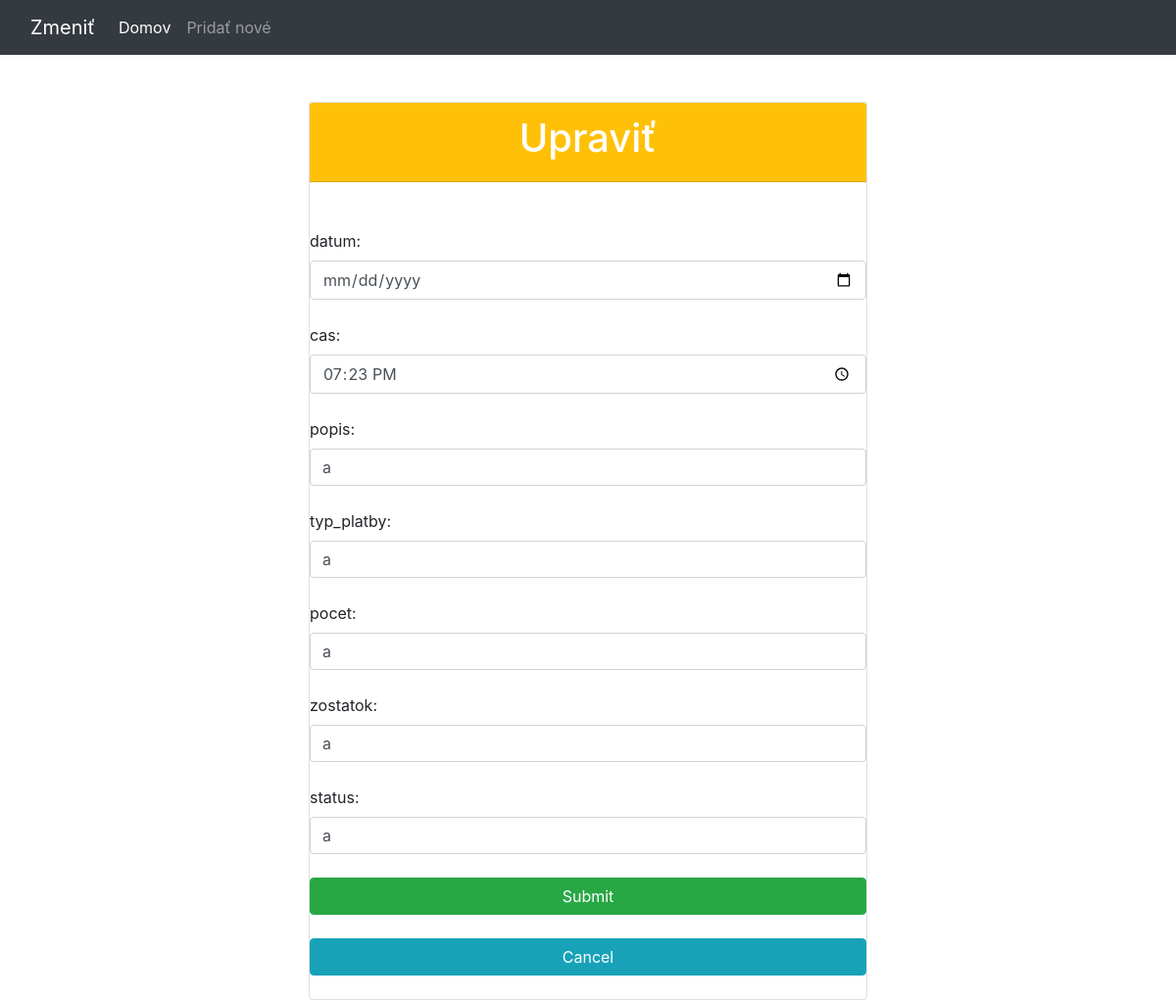
The page /finance/edit.php?id=8 on the database its author committed.
### tables this page shows
CREATE TABLE `wallet` (
  `id` int(11) NOT NULL,
  `datum` date NOT NULL,
  `cas` time NOT NULL,
  `popis` text NOT NULL,
  `typ_platby` varchar(20) NOT NULL,
  `pocet` varchar(20) NOT NULL,
  `zostatok` varchar(20) NOT NULL,
  `status` varchar(20) NOT NULL
);

### finance/edit.php (the view, shortened to what this page needs)
<?php
include 'connection.php';
  if($_SERVER["REQUEST_METHOD"]=='GET'){
    $id = $_GET['id'];
    $sql = "SELECT * FROM wallet WHERE id = $id";
    $result = $conn->query($sql);
    $row = $result->fetch_assoc();
    $datum = $row['datum'];
    $cas = $row['cas'];
    $popis = $row['popis'];
    $typ_platby = $row['typ_platby'];
    $pocet = $row['pocet'];
    $zostatok = $row['zostatok'];
    $status = $row['status'];
  }
?>
<!DOCTYPE html>
<html>
<head>
  <link rel="stylesheet" href="https://maxcdn.bootstrapcdn.com/bootstrap/4.0.0/css/bootstrap.min.css">
</head>
<body>
<nav class="navbar navbar-expand-lg navbar-dark bg-dark" class="fw-bold">
      <div class="container-fluid">
        <a class="navbar-brand" href="admin.php">Zmeniť</a>
        <div class="collapse navbar-collapse" id="navbarNav">
          <ul class="navbar-nav">
            <li class="nav-item">
              <a class="nav-link active" aria-current="page" href="admin.php">Domov</a>
            </li>
            <li class="nav-item">
              <a class="nav-link" href="create.php">Pridať nové</a>
            </li>
          </ul>
        </div>
      </div>
    </nav>
 <div class="col-lg-6 m-auto">
 <form method="post">
 <br><br><div class="card">
 <div class="card-header bg-warning">
 <h1 class="text-white text-center">  Upraviť </h1>
 </div><br>
 <input type="hidden" name="id" value="<?php echo $id; ?>" class="form-control"> <br>
 <label> datum: </label>
 <input type="date" name="datum" value="<?php echo $datum; ?>" class="form-control"> <br>
 <label> cas: </label>
 <input type="time" name="cas" value="<?php echo $cas; ?>" class="form-control"> <br>
 <label> popis: </label>
 <input type="text" name="popis" value="<?php echo $popis; ?>" class="form-control"> <br>
 <label> typ_platby: </label>
 <input type="text" name="typ_platby" value="<?php echo $typ_platby; ?>" class="form-control"> <br>
 <label> pocet: </label>
 <input type="text" name="pocet" value="<?php echo $pocet; ?>" class="form-control"> <br>
 <label> zostatok: </label>
 <input type="text" name="zostatok" value="<?php echo $zostatok; ?>" class="form-control"> <br>
 <label> status: </label>
 <input type="text" name="status" value="<?php echo $status; ?>" class="form-control"> <br>
 <button class="btn btn-success" type="submit" name="submit"> Submit </button><br>
 <a class="btn btn-info" type="submit" name="cancel" href="admin.php"> Cancel </a><br>
 </div>
 </form>
 </div>
</body>
</html>

### rows shown on the page
wallet: cas "19:23:00", popis "a", typ_platby "a", pocet "a", zostatok "a", status "a"
